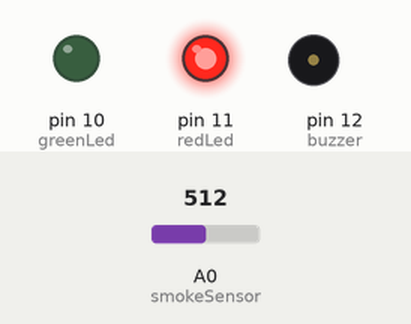
A sketch run on a simulated Arduino Uno, built with avr-gcc and run on an emulated ATmega328P. On the bench: output pins drawn as LEDs (lit = HIGH), buzzer (waves = sounding, pin HIGH). Inputs (shaded band) come from the test bench; at power-on: A0 (smokeSensor) = 512. What the sketch prints to the serial monitor is not drawn.

Above: at 1.2 s.
1.3 s: A0 (smokeSensor) set to 108
4.3 s: A0 (smokeSensor) set to 89
At 5.3 s:
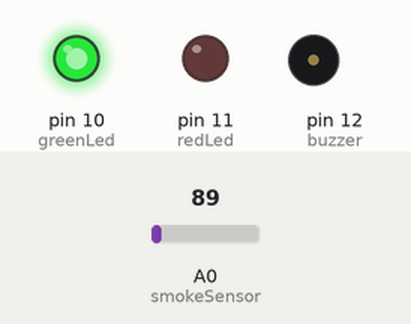
Timing chart, 0 to 7.3 s (numbered marks = the images above; inputs shaded):
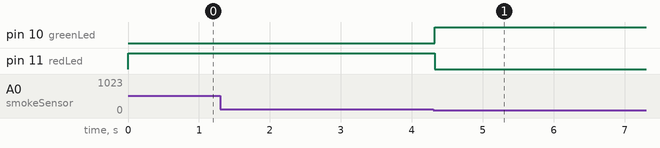

Measured:
- the behaviour switches between 101 and 100 on A0 (smokeSensor) (found by bisection; images 0 and 1)
- after the input at 1.3 s, every drawn part: stays the same
- after the input at 4.3 s, pin 10 (greenLed): LOW → HIGH at once; pin 11 (redLed): HIGH → LOW at once

The sketch:

smoke_system.ino
```cpp
//Arduino Code Snipet


//Declaration of variables
int smokeSensor = A0;
int greenLed = 10;
int redLed = 11;
int buzzer = 12;
int smokeReading = 0;  // store the value which the smoke sensor reads
int celsius;
int green1;
int green2;
int green3;


void setup()
{

  Serial.begin(9600);

  pinMode(smokeSensor, INPUT);
  pinMode(greenLed, OUTPUT);
  pinMode(redLed, OUTPUT);
  pinMode(buzzer, OUTPUT);

}


void loop()
{

  smokeReading = analogRead(smokeSensor);
  Serial.print("Air Quality in PPM = ");
  Serial.print(smokeReading);

  if(smokeReading <= 100){

     Serial.print("Fresh Air");
     digitalWrite(greenLed, HIGH);
     digitalWrite(redLed, LOW);

  }else{

     Serial.print("Poor Air.Be careful!");
     digitalWrite(redLed, HIGH);
     digitalWrite(greenLed, LOW);
  }

  delay(100);
}
```
